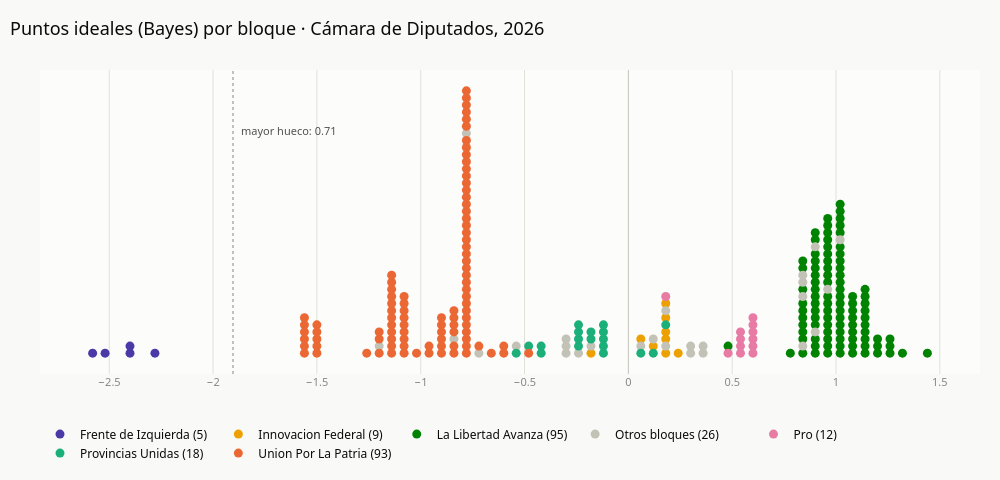

The notebook cell saved with this chart:
### Code cell
fig2 = go.Figure()

for bloque_val, g in dd.groupby("bloque_mostrado"):
    fig2.add_trace(go.Scatter(
        x=g["x_bin"], y=g["nivel"],
        mode="markers",
        marker=dict(size=9, color=COLOR_BLOQUE[bloque_val], line=dict(width=0)),
        name=f"{bloque_val} ({len(g)})",
        customdata=list(zip(g["nombre"], g["bloque"], g["idp_bayes"])),
        hovertemplate="<b>%{customdata[0]}</b><br>%{customdata[1]}<br>idp = %{customdata[2]:.2f}<extra></extra>",
        hoverlabel=dict(bgcolor=TEXT, font_color=SURFACE, font_size=12),
    ))

fig2.add_vline(x=x_hueco, line=dict(color=MUTED, width=1, dash="dot"))
fig2.add_annotation(x=x_hueco, y=dd["nivel"].max() * 0.85,
                     text=f"mayor hueco: {hueco:.2f}", showarrow=False,
                     font=dict(size=11, color=TEXT2), xanchor="left", xshift=6)

fig2.update_xaxes(zeroline=True, zerolinecolor=BASELINE, zerolinewidth=1,
                   gridcolor=GRID, tickfont=dict(size=11, color=MUTED))
fig2.update_yaxes(showticklabels=False, showgrid=False, zeroline=False)

fig2.update_layout(
    title=dict(text=f"Puntos ideales (Bayes) por bloque \u00b7 C\u00e1mara de Diputados, {ANIO_DOT}",
               x=0.01, font=dict(size=18, color=TEXT, family=FONT)),
    font=dict(family=FONT, color=TEXT),
    paper_bgcolor=PAGE, plot_bgcolor=SURFACE,
    height=480, width=1000,
    margin=dict(l=40, r=20, t=70, b=40),
    legend=dict(orientation="h", y=-0.15, x=0),
)

fig2.show(config={"displaylogo": False, "scrollZoom": False})

### Figure 1 — Plotly figure (JSON) as saved in the notebook; plotly's stock layout.template omitted (floating-point values rounded to 4 significant figures; data arrays with more than 128 entries replaced by an {"elided": "..."} marker saying what was removed)
{"data": [{"customdata": [["DEL CAÑO, NICOLAS", "Frente de Izquierda", -2.586], ["DEL PLA, ROMINA", "Frente de Izquierda", -2.523], ["BREGMAN, MYRIAM", "Frente de Izquierda", -2.428], ["PITROLA, NESTOR", "Frente de Izquierda", -2.382], ["GIORDANO, JUAN CARLOS", "Frente de Izquierda", -2.257]], "hoverlabel": {"bgcolor": "#0b0b0b", "font": {"color": "#fcfcfb", "size": 12}}, "hovertemplate": "<b>%{customdata[0]}</b><br>%{customdata[1]}<br>idp = %{customdata[2]:.2f}<extra></extra>", "marker": {"color": "#4a3aa7", "line": {"width": 0}, "size": 9}, "mode": "markers", "name": "Frente de Izquierda (5)", "type": "scatter", "x": [-2.58, -2.52, -2.4, -2.4, -2.28], "y": [0, 0, 0, 1, 0]}, {"customdata": [["ALVAREZ, CLAUDIO", "Innovacion Federal", -0.2018], ["BIELLA, BERNARDO", "Innovacion Federal", 0.07609], ["OUTES, PABLO", "Innovacion Federal", 0.1354], ["VEGA, YOLANDA", "Innovacion Federal", 0.1504], ["HERRERA AHUAD, OSCAR A.", "Innovacion Federal", 0.1698], ["ARRUA, ALBERTO", "Innovacion Federal", 0.1762], ["VANCSIK, DANIEL", "Innovacion Federal", 0.1853], ["RUIZ, YAMILA", "Innovacion Federal", 0.1921], ["GONZALEZ, GERARDO GUSTAVO", "Innovacion Federal", 0.2285]], "hoverlabel": {"bgcolor": "#0b0b0b", "font": {"color": "#fcfcfb", "size": 12}}, "hovertemplate": "<b>%{customdata[0]}</b><br>%{customdata[1]}<br>idp = %{customdata[2]:.2f}<extra></extra>", "marker": {"color": "#eda100", "line": {"width": 0}, "size": 9}, "mode": "markers", "name": "Innovacion Federal (9)", "type": "scatter", "x": [-0.18, 0.06, 0.12, 0.18, 0.18, 0.18, 0.18, 0.18, 0.24], "y": [0, 2, 1, 0, 2, 3, 5, 7, 0]}, {"customdata": {"elided": "95x3 mixed values"}, "hoverlabel": {"bgcolor": "#0b0b0b", "font": {"color": "#fcfcfb", "size": 12}}, "hovertemplate": "<b>%{customdata[0]}</b><br>%{customdata[1]}<br>idp = %{customdata[2]:.2f}<extra></extra>", "marker": {"color": "#008300", "line": {"width": 0}, "size": 9}, "mode": "markers", "name": "La Libertad Avanza (95)", "type": "scatter", "x": [0.48, 0.78, 0.84, 0.84, 0.84, 0.84, 0.84, 0.84, 0.84, 0.84, 0.84, 0.84, 0.9, 0.9, 0.9, 0.9, 0.9, 0.9, 0.9, 0.9, 0.9, 0.9, 0.9, 0.9, 0.9, 0.9, 0.9, 0.9, 0.96, 0.96, 0.96, 0.96, 0.96, 0.96, 0.96, 0.96, 0.96, 0.96, 0.96, 0.96, 0.96, 0.96, 0.96, 0.96, 0.96, 0.96, 0.96, 1.02, 1.02, 1.02, 1.02, 1.02, 1.02, 1.02, 1.02, 1.02, 1.02, 1.02, 1.02, 1.02, 1.02, 1.02, 1.02, 1.02, 1.02, 1.02, 1.02, 1.02, 1.08, 1.08, 1.08, 1.08, 1.08, 1.08, 1.08, 1.08, 1.08, 1.14, 1.14, 1.14, 1.14, 1.14, 1.14, 1.14, 1.14, 1.14, 1.14, 1.2, 1.2, 1.2, 1.26, 1.26, 1.26, 1.32, 1.44], "y": [1, 0, 0, 2, 3, 4, 5, 6, 7, 9, 12, 13, 0, 1, 2, 4, 5, 6, 7, 8, 9, 10, 11, 12, 13, 14, 16, 17, 0, 1, 2, 3, 4, 5, 6, 7, 8, 10, 11, 12, 13, 14, 15, 16, 17, 18, 19, 0, 1, 2, 3, 4, 5, 6, 7, 8, 9, 10, 11, 12, 13, 14, 15, 17, 18, 19, 20, 21, 0, 1, 2, 3, 4, 5, 6, 7, 8, 0, 1, 2, 3, 4, 5, 6, 7, 8, 9, 0, 1, 2, 0, 1, 2, 0, 0]}, {"customdata": [["PAGANO, MARCELA MARINA", "Coherencia", -1.178], ["FERNANDEZ, JORGE", "Primero San Luis", -0.8148], ["DE LA SOTA, NATALIA", "Defendamos Cordoba", -0.7684], ["FRADE, MONICA", "Coalicion Civica", -0.7411], ["PICHETTO, MIGUEL ANGEL", "Encuentro Federal", -0.5123], ["MASSOT, NICOLAS", "Encuentro Federal", -0.3066], ["MONGUILLOT, FERNANDO", "Elijo Catamarca", -0.2726], ["NOBLEGA, SEBASTIAN", "Elijo Catamarca", -0.2719], ["AVILA, FERNANDA", "Elijo Catamarca", -0.262], ["FERRARO, MAXIMILIANO", "Coalicion Civica", -0.1879], ["MAUREIRA, KARINA", "La Neuquinidad", 0.037], ["FALCONE, EDUARDO", "Mid - Movimiento De Integracion Y Desarrollo", 0.1449], ["ZAGO, OSCAR", "Mid - Movimiento De Integracion Y Desarrollo", 0.1552], ["BANFI, KARINA", "Adelante Buenos Aires", 0.1914], ["FERNANDEZ, ELIA MARINA", "Independencia", 0.2867], ["NOGUERA, JAVIER", "Independencia", 0.3016], ["MEDINA, GLADYS", "Independencia", 0.3309], ["GARRIDO, JOSE LUIS", "Por Santa Cruz", 0.3337], ["GONZALEZ, DIOGENES IGNACIO", "Ucr - Union Civica Radical", 0.8147], ["SCHNEIDER, DARIO", "Ucr - Union Civica Radical", 0.8474], ["AGUERO, GUILLERMO CESAR", "Ucr - Union Civica Radical", 0.8596], ["PICON MARTINEZ, NANCY VIVIANA", "Produccion Y Trabajo", 0.8598], ["NIERI, LISANDRO", "Ucr - Union Civica Radical", 0.8914], ["CIPOLINI, GERARDO", "Ucr - Union Civica Radical", 0.9232], ["VERASAY, PAMELA FERNANDA", "Ucr - Union Civica Radical", 0.9627], ["JAIME QUIROGA, CARLOS GUSTAVO", "Produccion Y Trabajo", 1.025]], "hoverlabel": {"bgcolor": "#0b0b0b", "font": {"color": "#fcfcfb", "size": 12}}, "hovertemplate": "<b>%{customdata[0]}</b><br>%{customdata[1]}<br>idp = %{customdata[2]:.2f}<extra></extra>", "marker": {"color": "#c3c2b7", "line": {"width": 0}, "size": 9}, "mode": "markers", "name": "Otros bloques (26)", "type": "scatter", "x": [-1.2, -0.84, -0.78, -0.72, -0.54, -0.3, -0.3, -0.3, -0.24, -0.18, 0.06, 0.12, 0.18, 0.18, 0.3, 0.3, 0.36, 0.36, 0.84, 0.84, 0.84, 0.84, 0.9, 0.9, 0.96, 1.02], "y": [1, 2, 31, 0, 1, 0, 1, 2, 0, 1, 1, 2, 1, 6, 0, 1, 0, 1, 1, 8, 10, 11, 3, 15, 9, 16]}, {"customdata": [["GONZALEZ, ALVARO", "Pro", 0.1964], ["BIANCHETTI, EMMANUEL", "Pro", 0.4556], ["SANCHEZ WRBA, JAVIER", "Pro", 0.5326], ["GIAMPIERI, ANTONELA", "Pro", 0.5468], ["FINOCCHIARO, ALEJANDRO", "Pro", 0.5523], ["DE ANDREIS, FERNANDO", "Pro", 0.5603], ["ARDOHAIN, MARTIN", "Pro", 0.5774], ["YEZA, MARTIN", "Pro", 0.5777], ["FREGONESE, ALICIA", "Pro", 0.5809], ["DE SENSI, MARIA FLORENCIA", "Pro", 0.5859], ["RITONDO, CRISTIAN A.", "Pro", 0.5889], ["FERNANDEZ MOLERO, DAIANA", "Pro", 0.5967]], "hoverlabel": {"bgcolor": "#0b0b0b", "font": {"color": "#fcfcfb", "size": 12}}, "hovertemplate": "<b>%{customdata[0]}</b><br>%{customdata[1]}<br>idp = %{customdata[2]:.2f}<extra></extra>", "marker": {"color": "#e87ba4", "line": {"width": 0}, "size": 9}, "mode": "markers", "name": "Pro (12)", "type": "scatter", "x": [0.18, 0.48, 0.54, 0.54, 0.54, 0.54, 0.6, 0.6, 0.6, 0.6, 0.6, 0.6], "y": [8, 0, 0, 1, 2, 3, 0, 1, 2, 3, 4, 5]}, {"customdata": [["PAULON, ESTEBAN", "Provincias Unidas", -0.5349], ["FARIAS, PABLO", "Provincias Unidas", -0.4648], ["BRUGGE, JUAN FERNANDO", "Provincias Unidas", -0.4315], ["JULIANO, PABLO", "Provincias Unidas", -0.4092], ["AVILA, JORGE ANTONIO", "Provincias Unidas", -0.2615], ["GARCIA ARESCA, IGNACIO", "Provincias Unidas", -0.2529], ["SCHIARETTI, JUAN", "Provincias Unidas", -0.2514], ["ARRIETA, LOURDES MICAELA", "Provincias Unidas", -0.247], ["COLETTA, MARIELA", "Provincias Unidas", -0.167], ["LOUSTEAU, MARTIN", "Provincias Unidas", -0.1561], ["TORRES, ALEJANDRA", "Provincias Unidas", -0.1465], ["GUTIERREZ, CARLOS", "Provincias Unidas", -0.1151], ["BASUALDO, CAROLINA", "Provincias Unidas", -0.113], ["RIZZOTTI, JORGE", "Provincias Unidas", -0.09972], ["ZIGARAN, MARIA INES", "Provincias Unidas", -0.09906], ["SCAGLIA, GISELA", "Provincias Unidas", 0.03047], ["NUÑEZ, JOSE", "Provincias Unidas", 0.1174], ["CAPOZZI, SERGIO EDUARDO", "Provincias Unidas", 0.1826]], "hoverlabel": {"bgcolor": "#0b0b0b", "font": {"color": "#fcfcfb", "size": 12}}, "hovertemplate": "<b>%{customdata[0]}</b><br>%{customdata[1]}<br>idp = %{customdata[2]:.2f}<extra></extra>", "marker": {"color": "#1baf7a", "line": {"width": 0}, "size": 9}, "mode": "markers", "name": "Provincias Unidas (18)", "type": "scatter", "x": [-0.54, -0.48, -0.42, -0.42, -0.24, -0.24, -0.24, -0.24, -0.18, -0.18, -0.12, -0.12, -0.12, -0.12, -0.12, 0.06, 0.12, 0.18], "y": [0, 1, 0, 1, 1, 2, 3, 4, 2, 3, 0, 1, 2, 3, 4, 0, 0, 4]}, {"customdata": {"elided": "93x3 mixed values"}, "hoverlabel": {"bgcolor": "#0b0b0b", "font": {"color": "#fcfcfb", "size": 12}}, "hovertemplate": "<b>%{customdata[0]}</b><br>%{customdata[1]}<br>idp = %{customdata[2]:.2f}<extra></extra>", "marker": {"color": "#eb6834", "line": {"width": 0}, "size": 9}, "mode": "markers", "name": "Union Por La Patria (93)", "type": "scatter", "x": [-1.56, -1.56, -1.56, -1.56, -1.56, -1.56, -1.5, -1.5, -1.5, -1.5, -1.5, -1.26, -1.2, -1.2, -1.2, -1.14, -1.14, -1.14, -1.14, -1.14, -1.14, -1.14, -1.14, -1.14, -1.14, -1.14, -1.14, -1.08, -1.08, -1.08, -1.08, -1.08, -1.08, -1.08, -1.08, -1.08, -1.02, -0.96, -0.96, -0.9, -0.9, -0.9, -0.9, -0.9, -0.9, -0.84, -0.84, -0.84, -0.84, -0.84, -0.84, -0.78, -0.78, -0.78, -0.78, -0.78, -0.78, -0.78, -0.78, -0.78, -0.78, -0.78, -0.78, -0.78, -0.78, -0.78, -0.78, -0.78, -0.78, -0.78, -0.78, -0.78, -0.78, -0.78, -0.78, -0.78, -0.78, -0.78, -0.78, -0.78, -0.78, -0.78, -0.78, -0.78, -0.78, -0.78, -0.78, -0.78, -0.72, -0.66, -0.6, -0.6, -0.48], "y": [0, 1, 2, 3, 4, 5, 0, 1, 2, 3, 4, 0, 0, 2, 3, 0, 1, 2, 3, 4, 5, 6, 7, 8, 9, 10, 11, 0, 1, 2, 3, 4, 5, 6, 7, 8, 0, 0, 1, 0, 1, 2, 3, 4, 5, 0, 1, 3, 4, 5, 6, 0, 1, 2, 3, 4, 5, 6, 7, 8, 9, 10, 11, 12, 13, 14, 15, 16, 17, 18, 19, 20, 21, 22, 23, 24, 25, 26, 27, 28, 29, 30, 32, 33, 34, 35, 36, 37, 1, 0, 0, 1, 0]}], "layout": {"annotations": [{"font": {"color": "#52514e", "size": 11}, "showarrow": false, "text": "mayor hueco: 0.71", "x": -1.904, "xanchor": "left", "xshift": 6, "y": 31.45}], "font": {"color": "#0b0b0b", "family": "system-ui, -apple-system, 'Segoe UI', sans-serif"}, "height": 480, "legend": {"orientation": "h", "x": 0, "y": -0.15}, "margin": {"b": 40, "l": 40, "r": 20, "t": 70}, "paper_bgcolor": "#f9f9f7", "plot_bgcolor": "#fcfcfb", "shapes": [{"line": {"color": "#898781", "dash": "dot", "width": 1}, "type": "line", "x0": -1.904, "x1": -1.904, "xref": "x", "y0": 0, "y1": 1, "yref": "y domain"}], "title": {"font": {"color": "#0b0b0b", "family": "system-ui, -apple-system, 'Segoe UI', sans-serif", "size": 18}, "text": "Puntos ideales (Bayes) por bloque · Cámara de Diputados, 2026", "x": 0.01}, "width": 1000, "xaxis": {"gridcolor": "#e1e0d9", "tickfont": {"color": "#898781", "size": 11}, "zeroline": true, "zerolinecolor": "#c3c2b7", "zerolinewidth": 1}, "yaxis": {"showgrid": false, "showticklabels": false, "zeroline": false}}}
